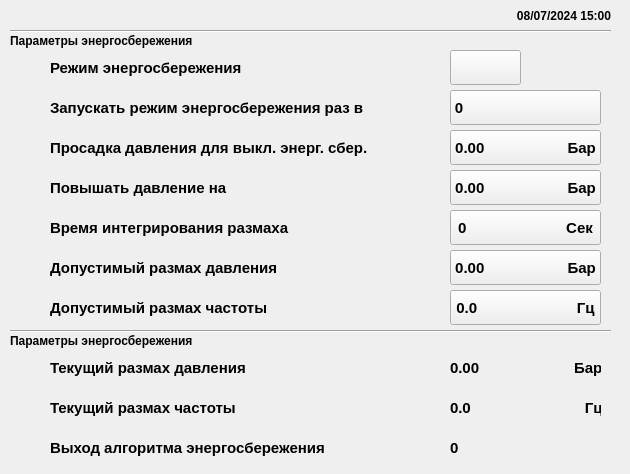
     <widget class="QWidget" name="Settings_Station_Settings_Options_page">
      <widget class="QLabel" name="label_175">
       <property name="geometry">
        <rect>
         <x>10</x>
         <y>30</y>
         <width>191</width>
         <height>21</height>
        </rect>
       </property>
       <property name="font">
        <font>
         <family>Arial</family>
         <pointsize>9</pointsize>
         <weight>75</weight>
         <bold>true</bold>
        </font>
       </property>
       <property name="text">
        <string>Параметры энергосбережения</string>
       </property>
      </widget>
      <widget class="Line" name="line_20">
       <property name="geometry">
        <rect>
         <x>10</x>
         <y>30</y>
         <width>601</width>
         <height>2</height>
        </rect>
       </property>
       <property name="frameShadow">
        <enum>QFrame::Sunken</enum>
       </property>
       <property name="orientation">
        <enum>Qt::Horizontal</enum>
       </property>
      </widget>
      <widget class="QLabel" name="label_176">
       <property name="geometry">
        <rect>
         <x>10</x>
         <y>50</y>
         <width>40</width>
         <height>35</height>
        </rect>
       </property>
       <property name="text">
        <string/>
       </property>
      </widget>
      <widget class="QLabel" name="label_177">
       <property name="geometry">
        <rect>
         <x>10</x>
         <y>90</y>
         <width>40</width>
         <height>35</height>
        </rect>
       </property>
       <property name="text">
        <string/>
       </property>
      </widget>
      <widget class="QLabel" name="label_178">
       <property name="geometry">
        <rect>
         <x>10</x>
         <y>130</y>
         <width>40</width>
         <height>35</height>
        </rect>
       </property>
       <property name="text">
        <string/>
       </property>
      </widget>
      <widget class="QLabel" name="label_179">
       <property name="geometry">
        <rect>
         <x>10</x>
         <y>170</y>
         <width>40</width>
         <height>35</height>
        </rect>
       </property>
       <property name="text">
        <string/>
       </property>
      </widget>
      <widget class="QLabel" name="label_180">
       <property name="geometry">
        <rect>
         <x>10</x>
         <y>210</y>
         <width>40</width>
         <height>35</height>
        </rect>
       </property>
       <property name="text">
        <string/>
       </property>
      </widget>
      <widget class="QLabel" name="label_181">
       <property name="geometry">
        <rect>
         <x>10</x>
         <y>250</y>
         <width>40</width>
         <height>35</height>
        </rect>
       </property>
       <property name="text">
        <string/>
       </property>
      </widget>
      <widget class="QLabel" name="label_182">
       <property name="geometry">
        <rect>
         <x>10</x>
         <y>290</y>
         <width>40</width>
         <height>35</height>
        </rect>
       </property>
       <property name="text">
        <string/>
       </property>
      </widget>
      <widget class="Line" name="line_21">
       <property name="geometry">
        <rect>
         <x>10</x>
         <y>330</y>
         <width>601</width>
         <height>2</height>
        </rect>
       </property>
       <property name="frameShadow">
        <enum>QFrame::Sunken</enum>
       </property>
       <property name="orientation">
        <enum>Qt::Horizontal</enum>
       </property>
      </widget>
      <widget class="QLabel" name="label_183">
       <property name="geometry">
        <rect>
         <x>10</x>
         <y>350</y>
         <width>40</width>
         <height>35</height>
        </rect>
       </property>
       <property name="text">
        <string/>
       </property>
      </widget>
      <widget class="QLabel" name="label_184">
       <property name="geometry">
        <rect>
         <x>10</x>
         <y>330</y>
         <width>191</width>
         <height>21</height>
        </rect>
       </property>
       <property name="font">
        <font>
         <family>Arial</family>
         <pointsize>9</pointsize>
         <weight>75</weight>
         <bold>true</bold>
        </font>
       </property>
       <property name="text">
        <string>Параметры энергосбережения</string>
       </property>
      </widget>
      <widget class="QLabel" name="label_185">
       <property name="geometry">
        <rect>
         <x>10</x>
         <y>390</y>
         <width>40</width>
         <height>35</height>
        </rect>
       </property>
       <property name="text">
        <string/>
       </property>
      </widget>
      <widget class="QLabel" name="label_186">
       <property name="geometry">
        <rect>
         <x>10</x>
         <y>430</y>
         <width>40</width>
         <height>35</height>
        </rect>
       </property>
       <property name="text">
        <string/>
       </property>
      </widget>
      <widget class="QLabel" name="label_187">
       <property name="geometry">
        <rect>
         <x>50</x>
         <y>50</y>
         <width>331</width>
         <height>35</height>
        </rect>
       </property>
       <property name="font">
        <font>
         <family>Arial</family>
         <pointsize>11</pointsize>
         <weight>75</weight>
         <bold>true</bold>
        </font>
       </property>
       <property name="text">
        <string>Режим энергосбережения</string>
       </property>
      </widget>
      <widget class="QLabel" name="label_188">
       <property name="geometry">
        <rect>
         <x>50</x>
         <y>90</y>
         <width>331</width>
         <height>35</height>
        </rect>
       </property>
       <property name="font">
        <font>
         <family>Arial</family>
         <pointsize>11</pointsize>
         <weight>75</weight>
         <bold>true</bold>
        </font>
       </property>
       <property name="text">
        <string>Запускать режим энергосбережения раз в</string>
       </property>
      </widget>
      <widget class="QLabel" name="label_189">
       <property name="geometry">
        <rect>
         <x>50</x>
         <y>130</y>
         <width>331</width>
         <height>35</height>
        </rect>
       </property>
       <property name="font">
        <font>
         <family>Arial</family>
         <pointsize>11</pointsize>
         <weight>75</weight>
         <bold>true</bold>
        </font>
       </property>
       <property name="text">
        <string>Просадка давления для выкл. энерг. сбер.</string>
       </property>
      </widget>
      <widget class="QLabel" name="label_190">
       <property name="geometry">
        <rect>
         <x>50</x>
         <y>170</y>
         <width>331</width>
         <height>35</height>
        </rect>
       </property>
       <property name="font">
        <font>
         <family>Arial</family>
         <pointsize>11</pointsize>
         <weight>75</weight>
         <bold>true</bold>
        </font>
       </property>
       <property name="text">
        <string>Повышать давление на</string>
       </property>
      </widget>
      <widget class="QLabel" name="label_191">
       <property name="geometry">
        <rect>
         <x>50</x>
         <y>210</y>
         <width>331</width>
         <height>35</height>
        </rect>
       </property>
       <property name="font">
        <font>
         <family>Arial</family>
         <pointsize>11</pointsize>
         <weight>75</weight>
         <bold>true</bold>
        </font>
       </property>
       <property name="text">
        <string>Время интегрирования размаха</string>
       </property>
      </widget>
      <widget class="QLabel" name="label_192">
       <property name="geometry">
        <rect>
         <x>50</x>
         <y>250</y>
         <width>331</width>
         <height>35</height>
        </rect>
       </property>
       <property name="font">
        <font>
         <family>Arial</family>
         <pointsize>11</pointsize>
         <weight>75</weight>
         <bold>true</bold>
        </font>
       </property>
       <property name="text">
        <string>Допустимый размах давления</string>
       </property>
      </widget>
      <widget class="QLabel" name="label_193">
       <property name="geometry">
        <rect>
         <x>50</x>
         <y>290</y>
         <width>331</width>
         <height>35</height>
        </rect>
       </property>
       <property name="font">
        <font>
         <family>Arial</family>
         <pointsize>11</pointsize>
         <weight>75</weight>
         <bold>true</bold>
        </font>
       </property>
       <property name="text">
        <string>Допустимый размах частоты</string>
       </property>
      </widget>
      <widget class="QLabel" name="label_194">
       <property name="geometry">
        <rect>
         <x>50</x>
         <y>350</y>
         <width>551</width>
         <height>35</height>
        </rect>
       </property>
       <property name="font">
        <font>
         <family>Arial</family>
         <pointsize>11</pointsize>
         <weight>75</weight>
         <bold>true</bold>
        </font>
       </property>
       <property name="text">
        <string>Текущий размах давления                                                                               Бар</string>
       </property>
      </widget>
      <widget class="QLabel" name="label_195">
       <property name="geometry">
        <rect>
         <x>50</x>
         <y>390</y>
         <width>551</width>
         <height>35</height>
        </rect>
       </property>
       <property name="font">
        <font>
         <family>Arial</family>
         <pointsize>11</pointsize>
         <weight>75</weight>
         <bold>true</bold>
        </font>
       </property>
       <property name="text">
        <string>Текущий размах частоты                                                                                    Гц</string>
       </property>
      </widget>
      <widget class="QLabel" name="label_196">
       <property name="geometry">
        <rect>
         <x>50</x>
         <y>430</y>
         <width>551</width>
         <height>35</height>
        </rect>
       </property>
       <property name="font">
        <font>
         <family>Arial</family>
         <pointsize>11</pointsize>
         <weight>75</weight>
         <bold>true</bold>
        </font>
       </property>
       <property name="text">
        <string>Выход алгоритма энергосбережения</string>
       </property>
      </widget>
      <widget class="QLabel" name="shield_48_label">
       <property name="geometry">
        <rect>
         <x>410</x>
         <y>50</y>
         <width>40</width>
         <height>35</height>
        </rect>
       </property>
       <property name="text">
        <string/>
       </property>
      </widget>
      <widget class="QLabel" name="shield_50_label">
       <property name="geometry">
        <rect>
         <x>410</x>
         <y>130</y>
         <width>40</width>
         <height>35</height>
        </rect>
       </property>
       <property name="text">
        <string/>
       </property>
      </widget>
      <widget class="QLabel" name="shield_51_label">
       <property name="geometry">
        <rect>
         <x>410</x>
         <y>170</y>
         <width>40</width>
         <height>35</height>
        </rect>
       </property>
       <property name="text">
        <string/>
       </property>
      </widget>
      <widget class="QLabel" name="shield_52_label">
       <property name="geometry">
        <rect>
         <x>410</x>
         <y>210</y>
         <width>40</width>
         <height>35</height>
        </rect>
       </property>
       <property name="text">
        <string/>
       </property>
      </widget>
      <widget class="QLabel" name="shield_53_label">
       <property name="geometry">
        <rect>
         <x>410</x>
         <y>250</y>
         <width>40</width>
         <height>35</height>
        </rect>
       </property>
       <property name="text">
        <string/>
       </property>
      </widget>
      <widget class="QLabel" name="shield_54_label">
       <property name="geometry">
        <rect>
         <x>410</x>
         <y>290</y>
         <width>40</width>
         <height>35</height>
        </rect>
       </property>
       <property name="text">
        <string/>
       </property>
      </widget>
      <widget class="QPushButton" name="station_settings_options_start_energy_saving_mode_once_every_pushButton">
       <property name="geometry">
        <rect>
         <x>450</x>
         <y>90</y>
         <width>151</width>
         <height>35</height>
        </rect>
       </property>
       <property name="font">
        <font>
         <family>Arial</family>
         <pointsize>11</pointsize>
         <weight>75</weight>
         <bold>true</bold>
        </font>
       </property>
       <property name="text">
        <string>0                                </string>
       </property>
      </widget>
      <widget class="QPushButton" name="station_settings_options_presure_drawdown_to_turn_off_energy_saving_mode_pushButton">
       <property name="geometry">
        <rect>
         <x>450</x>
         <y>130</y>
         <width>151</width>
         <height>35</height>
        </rect>
       </property>
       <property name="font">
        <font>
         <family>Arial</family>
         <pointsize>11</pointsize>
         <weight>75</weight>
         <bold>true</bold>
        </font>
       </property>
       <property name="text">
        <string>0.00                    Бар</string>
       </property>
      </widget>
      <widget class="QPushButton" name="station_settings_options_increase_pressure_by_pushButton">
       <property name="geometry">
        <rect>
         <x>450</x>
         <y>170</y>
         <width>151</width>
         <height>35</height>
        </rect>
       </property>
       <property name="font">
        <font>
         <family>Arial</family>
         <pointsize>11</pointsize>
         <weight>75</weight>
         <bold>true</bold>
        </font>
       </property>
       <property name="text">
        <string>0.00                    Бар</string>
       </property>
      </widget>
      <widget class="QPushButton" name="station_settings_options_swing_integration_time_pushButton">
       <property name="geometry">
        <rect>
         <x>450</x>
         <y>210</y>
         <width>151</width>
         <height>35</height>
        </rect>
       </property>
       <property name="font">
        <font>
         <family>Arial</family>
         <pointsize>11</pointsize>
         <weight>75</weight>
         <bold>true</bold>
        </font>
       </property>
       <property name="text">
        <string>0                        Сек</string>
       </property>
      </widget>
      <widget class="QPushButton" name="station_settings_options_acceptable_pressure_swing_pushButton">
       <property name="geometry">
        <rect>
         <x>450</x>
         <y>250</y>
         <width>151</width>
         <height>35</height>
        </rect>
       </property>
       <property name="font">
        <font>
         <family>Arial</family>
         <pointsize>11</pointsize>
         <weight>75</weight>
         <bold>true</bold>
        </font>
       </property>
       <property name="text">
        <string>0.00                    Бар</string>
       </property>
      </widget>
      <widget class="QPushButton" name="station_settings_options_acceptable_frequency_swing_pushButton">
       <property name="geometry">
        <rect>
         <x>450</x>
         <y>290</y>
         <width>151</width>
         <height>35</height>
        </rect>
       </property>
       <property name="font">
        <font>
         <family>Arial</family>
         <pointsize>11</pointsize>
         <weight>75</weight>
         <bold>true</bold>
        </font>
       </property>
       <property name="text">
        <string>0.0                        Гц</string>
       </property>
      </widget>
      <widget class="QLabel" name="label_197">
       <property name="geometry">
        <rect>
         <x>450</x>
         <y>350</y>
         <width>51</width>
         <height>35</height>
        </rect>
       </property>
       <property name="font">
        <font>
         <family>Arial</family>
         <pointsize>11</pointsize>
         <weight>75</weight>
         <bold>true</bold>
        </font>
       </property>
       <property name="text">
        <string>0.00</string>
       </property>
      </widget>
      <widget class="QLabel" name="label_198">
       <property name="geometry">
        <rect>
         <x>450</x>
         <y>390</y>
         <width>51</width>
         <height>35</height>
        </rect>
       </property>
       <property name="font">
        <font>
         <family>Arial</family>
         <pointsize>11</pointsize>
         <weight>75</weight>
         <bold>true</bold>
        </font>
       </property>
       <property name="text">
        <string>0.0</string>
       </property>
      </widget>
      <widget class="QLabel" name="label_199">
       <property name="geometry">
        <rect>
         <x>450</x>
         <y>430</y>
         <width>51</width>
         <height>35</height>
        </rect>
       </property>
       <property name="font">
        <font>
         <family>Arial</family>
         <pointsize>11</pointsize>
         <weight>75</weight>
         <bold>true</bold>
        </font>
       </property>
       <property name="text">
        <string>0</string>
       </property>
      </widget>
      <widget class="QLabel" name="shield_49_label">
       <property name="geometry">
        <rect>
         <x>410</x>
         <y>90</y>
         <width>40</width>
         <height>35</height>
        </rect>
       </property>
       <property name="text">
        <string/>
       </property>
      </widget>
      <widget class="QPushButton" name="station_settings_options_energy_saving_mode_pushButton">
       <property name="geometry">
        <rect>
         <x>450</x>
         <y>50</y>
         <width>71</width>
         <height>35</height>
        </rect>
       </property>
       <property name="font">
        <font>
         <family>Arial</family>
         <pointsize>11</pointsize>
         <weight>75</weight>
         <bold>true</bold>
        </font>
       </property>
       <property name="text">
        <string/>
       </property>
      </widget>
      <widget class="QLabel" name="station_settings_options_time_label">
       <property name="geometry">
        <rect>
         <x>480</x>
         <y>0</y>
         <width>141</width>
         <height>31</height>
        </rect>
       </property>
       <property name="font">
        <font>
         <family>Arial</family>
         <pointsize>9</pointsize>
         <weight>75</weight>
         <bold>true</bold>
        </font>
       </property>
       <property name="text">
        <string>08/07/2024 15:00   </string>
       </property>
       <property name="alignment">
        <set>Qt::AlignRight|Qt::AlignTrailing|Qt::AlignVCenter</set>
       </property>
      </widget>
     </widget>
